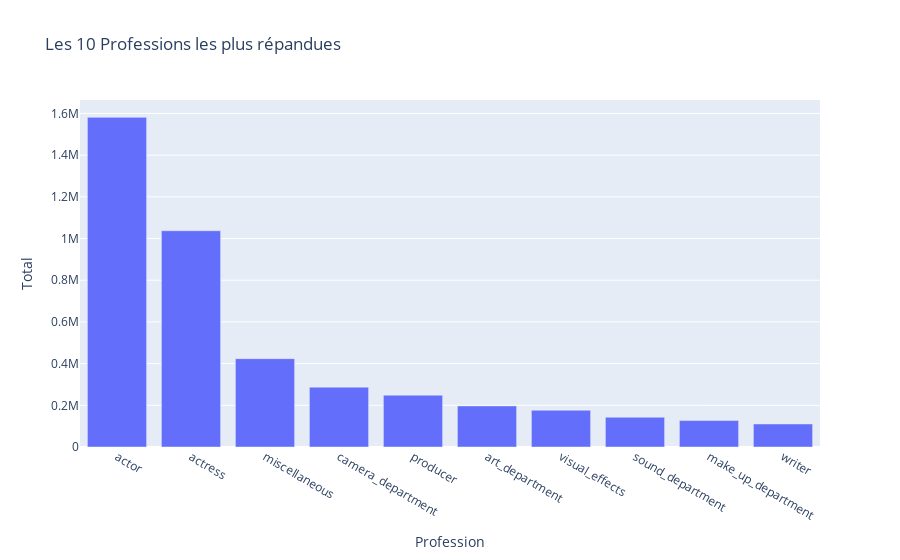

Notebook source saved alongside this figure:
### Code cell
# Compter les occurrences de chaque profession
profession_counts = movies_cleaned_name_basics['primaryProfession'].value_counts().head(10)


# Créer un DataFrame à partir de la série
df_profession_counts = profession_counts.reset_index()
df_profession_counts.columns = ['Profession', 'Total']

df_profession_counts['Profession'] = df_profession_counts['Profession'].str.replace('[','').str.replace(']','').str.replace("'",'')

# Convertir les valeurs en majuscules
profession_counts.index = profession_counts.index.str.capitalize()
# Créer le graphique avec Plotly Express
fig = px.bar(df_profession_counts, x='Profession', y='Total', title='Les 10 Professions les plus répandues')
fig.show()

### Figure 1 — Plotly figure (JSON) as saved in the notebook; plotly's stock layout.template omitted (floating-point values rounded to 4 significant figures)
{"data": [{"alignmentgroup": "True", "hovertemplate": "Profession=%{x}<br>Total=%{y}<extra></extra>", "legendgroup": "", "marker": {"color": "#636efa", "pattern": {"shape": ""}}, "name": "", "offsetgroup": "", "orientation": "v", "showlegend": false, "textposition": "auto", "type": "bar", "x": ["actor", "actress", "miscellaneous", "camera_department", "producer", "art_department", "visual_effects", "sound_department", "make_up_department", "writer"], "xaxis": "x", "y": [1581450, 1037533, 423899, 287212, 248583, 197029, 176424, 142931, 126783, 110537], "yaxis": "y"}], "layout": {"barmode": "relative", "legend": {"tracegroupgap": 0}, "title": {"text": "Les 10 Professions les plus répandues"}, "xaxis": {"anchor": "y", "domain": [0, 1], "title": {"text": "Profession"}}, "yaxis": {"anchor": "x", "domain": [0, 1], "title": {"text": "Total"}}}}
